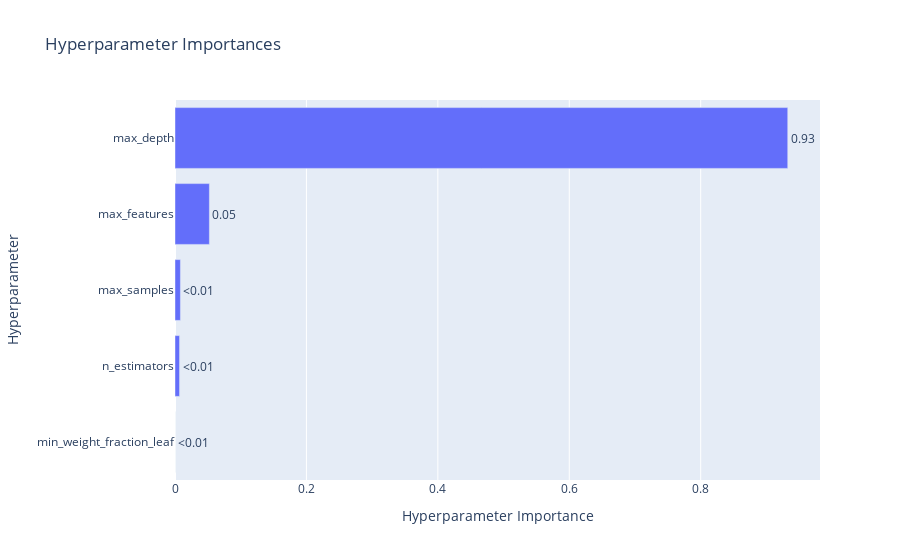

Notebook cell for this chart:
### Code cell
# 하이퍼파라미터별 중요도를 확인할 수 있는 그래프
optuna.visualization.plot_param_importances(study_rf)

### Figure 1 — Plotly figure (JSON) as saved in the notebook; plotly's stock layout.template omitted (floating-point values rounded to 4 significant figures)
{"data": [{"cliponaxis": false, "hovertemplate": ["min_weight_fraction_leaf (IntDistribution): 0.0<extra></extra>", "n_estimators (IntDistribution): 0.006935719687284937<extra></extra>", "max_samples (FloatDistribution): 0.008241064598069427<extra></extra>", "max_features (FloatDistribution): 0.05233685111358294<extra></extra>", "max_depth (IntDistribution): 0.9324863646010628<extra></extra>"], "name": "Objective Value", "orientation": "h", "text": ["<0.01", "<0.01", "<0.01", "0.05", "0.93"], "textposition": "outside", "type": "bar", "x": [0, 0.006936, 0.008241, 0.05234, 0.9325], "y": ["min_weight_fraction_leaf", "n_estimators", "max_samples", "max_features", "max_depth"]}], "layout": {"title": {"text": "Hyperparameter Importances"}, "xaxis": {"title": {"text": "Hyperparameter Importance"}}, "yaxis": {"title": {"text": "Hyperparameter"}}}}
